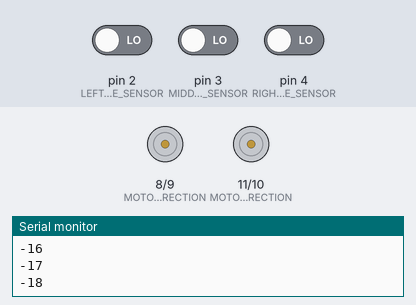
Recording of a sketch running on a simulated Arduino Uno, built with avr-gcc and run on an emulated ATmega328P. Shown: direction and speed pins drawn as motors (green arrow = direction pin HIGH = forward, orange = LOW = backward, longer = more drive), the last lines printed to the serial monitor. Inputs (shaded band) come from the test bench; at power-on: pin 2 (LEFT_LINE_SENSOR) LOW, pin 4 (RIGHT_LINE_SENSOR) LOW, pin 3 (MIDDLE_LINE_SENSOR) LOW.

Above: at 1.2 s.
1.3 s: pin 2 (LEFT_LINE_SENSOR) driven HIGH
At 2.5 s:
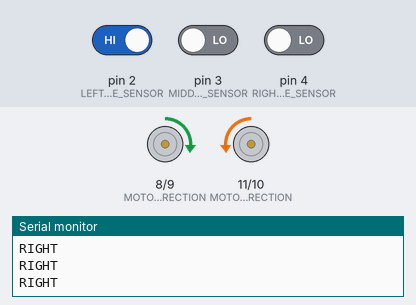
2.8 s: pin 4 (RIGHT_LINE_SENSOR) driven HIGH
At 3.8 s:
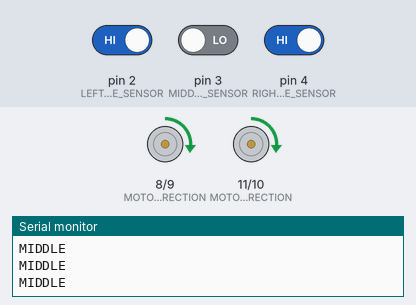
4.3 s: pin 2 (LEFT_LINE_SENSOR) driven LOW
At 5.1 s:
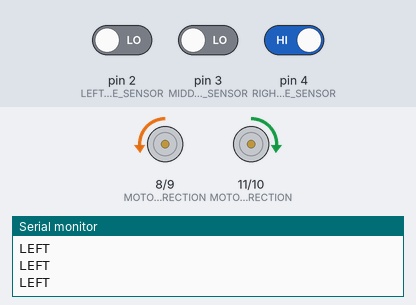
Timing chart, 0 to 7.3 s (numbered marks = the images above; inputs shaded):
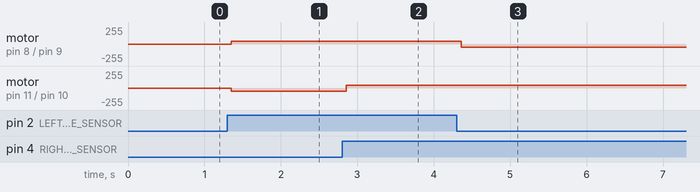

The sketch:

linetracer_algo.ino
```cpp
#define LEFT_LINE_SENSOR          2
#define MIDDLE_LINE_SENSOR        3
#define RIGHT_LINE_SENSOR         4

#define MOTOR_LEFT_DIRECTION      8
#define MOTOR_LEFT_SPEED          9
#define MOTOR_RIGHT_DIRECTION     11
#define MOTOR_RIGHT_SPEED         10

#define STATE_WAIT                0
#define STATE_DELIVERY            1

int lineCount = 4;
int nRobotState = STATE_DELIVERY;

int lineTracer() {
  // line tracer algo for black line on white background
  int output = 2;

  if (digitalRead(LEFT_LINE_SENSOR)) {  // left most sensor
    if (digitalRead(MIDDLE_LINE_SENSOR)) {  // middle sensor
      if (digitalRead(RIGHT_LINE_SENSOR)) {  // right most sensor
        // 111 forwards
        output = 2;
      }
      else {
        // 110 hard right
        output = 3;
      }
    }
    else {
      if (digitalRead(RIGHT_LINE_SENSOR)) {  // right most sensor
        // 101 forwards
        output = 2;
      }
      else {
        // 100 slight right
        output = 3;
      }
    }
  }
  else {
    if (digitalRead(MIDDLE_LINE_SENSOR)) {  // middle sensor
      if (digitalRead(RIGHT_LINE_SENSOR)) {  // right most sensor
        // 011 hard left
        output = 1;
      }
      else {
        // 010 forwards
        output = 2;
      }
    }
    else {
      if (digitalRead(RIGHT_LINE_SENSOR)) {  // right most sensor
        // 001 slight left
        output = 1;
      }
      else {
        // 000 all not detected
        output = 0;
      }
    }
  }
  delay(50);   // if line multi counting for single line then increase this delay
  return output;
}

void motorControl(int dir) {

  switch (dir) {
    case 1:
      // turn left
      Serial.println("LEFT");
      digitalWrite(MOTOR_LEFT_DIRECTION, 0);
      digitalWrite(MOTOR_RIGHT_DIRECTION, 1);
      analogWrite(MOTOR_LEFT_SPEED, 45);
      analogWrite(MOTOR_RIGHT_SPEED, 45);
      break;

    case 2:
      // go straight
      Serial.println("MIDDLE");
      digitalWrite(MOTOR_LEFT_DIRECTION, 1);
      digitalWrite(MOTOR_RIGHT_DIRECTION, 1);
      analogWrite(MOTOR_LEFT_SPEED, 45);
      analogWrite(MOTOR_RIGHT_SPEED, 45);
      break;

    case 3:
      // turn right
      Serial.println("RIGHT");
      digitalWrite(MOTOR_LEFT_DIRECTION, 1);
      digitalWrite(MOTOR_RIGHT_DIRECTION, 0);
      analogWrite(MOTOR_LEFT_SPEED, 45);
      analogWrite(MOTOR_RIGHT_SPEED, 45);
      break;

    case 0:
      // count and stop
      Serial.println(lineCount);
      lineCount--;
      if (lineCount == 0) {
        nRobotState = STATE_WAIT;
      }
      break;
  }
}


void setup() {
  // put your setup code here, to run once:
  pinMode(MOTOR_LEFT_DIRECTION, OUTPUT);
  pinMode(MOTOR_LEFT_SPEED, OUTPUT);
  pinMode(MOTOR_RIGHT_DIRECTION, OUTPUT);
  pinMode(MOTOR_RIGHT_SPEED, OUTPUT);

  pinMode(LEFT_LINE_SENSOR, INPUT);
  pinMode(MIDDLE_LINE_SENSOR, INPUT);
  pinMode(RIGHT_LINE_SENSOR, INPUT);

  Serial.begin(9600);
}

void loop() {
  // put your main code here, to run repeatedly:
 /* switch (nRobotState) {
    case STATE_DELIVERY:
      motorControl(lineTracer());
      Serial.println("line track");

    case STATE_WAIT:
      Serial.println("Wait");
      analogWrite(MOTOR_LEFT_SPEED, 0);
      analogWrite(MOTOR_RIGHT_SPEED, 0);
  }*/
  motorControl(lineTracer());
}
```

Measured:
- after the input at 1.3 s, motor on pin 8 (MOTOR_LEFT_DIRECTION) / pin 9 (MOTOR_LEFT_SPEED): stopped → forward 45/255 after 0.05 s; motor on pin 11 (MOTOR_RIGHT_DIRECTION) / pin 10 (MOTOR_RIGHT_SPEED): stopped → backward 45/255 after 0.05 s
- after the input at 2.8 s, motor on pin 11 (MOTOR_RIGHT_DIRECTION) / pin 10 (MOTOR_RIGHT_SPEED): backward 45/255 → forward 45/255 after 0.06 s
- after the input at 4.3 s, motor on pin 8 (MOTOR_LEFT_DIRECTION) / pin 9 (MOTOR_LEFT_SPEED): forward 45/255 → backward 45/255 after 0.06 s
